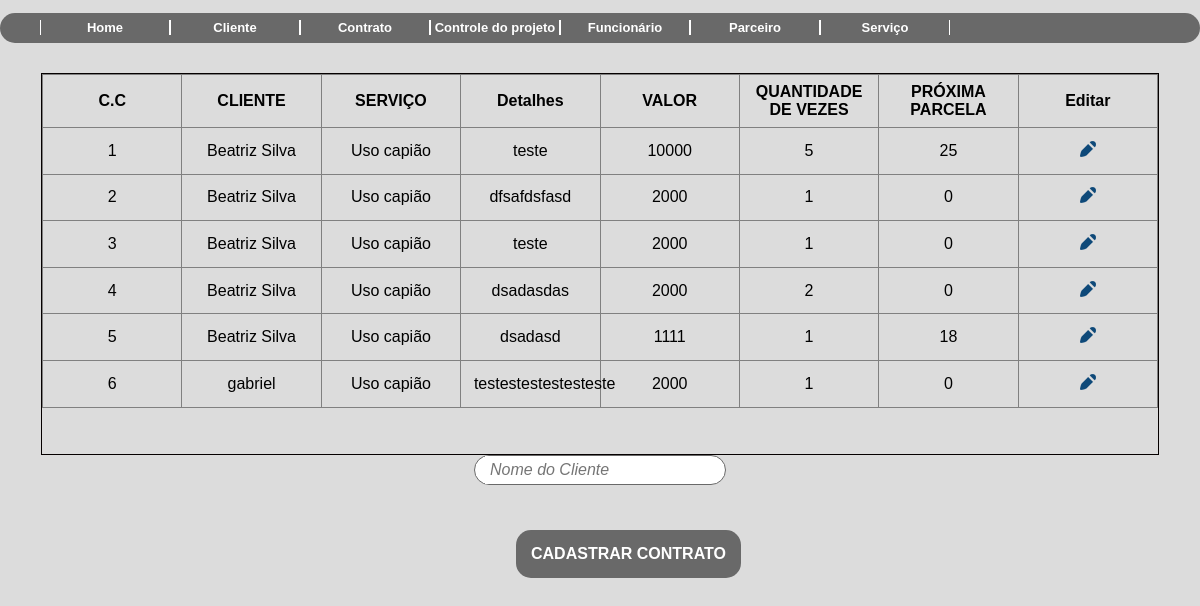
Before: /consultacontrato.php (signed in) with the older database file.
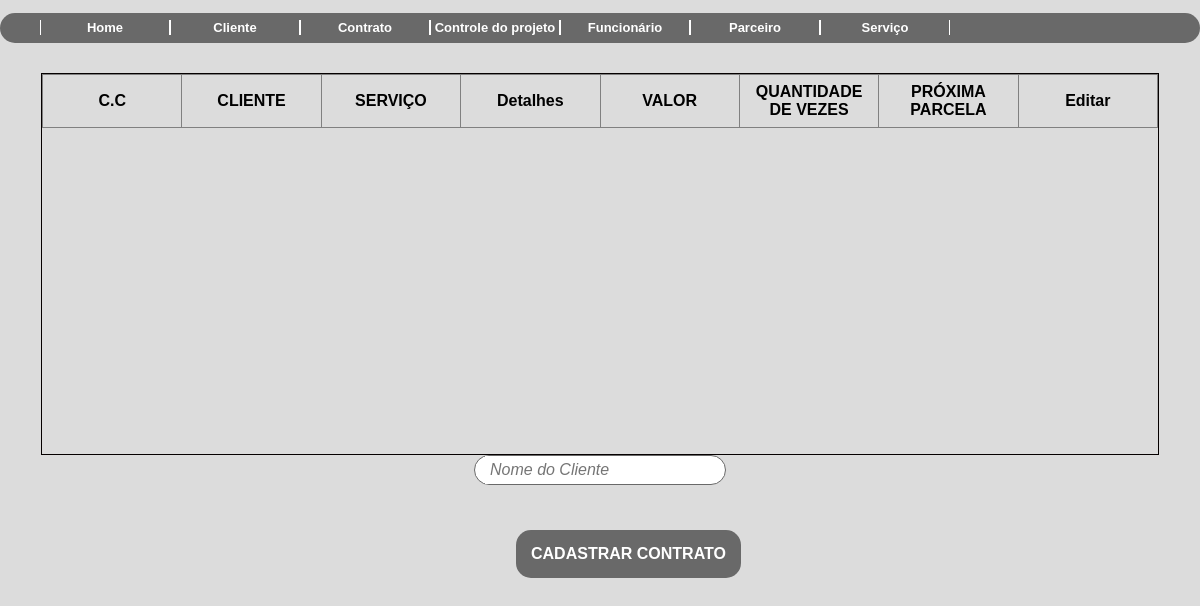
After: the same page with the newer database file.
### tables this page shows
CREATE TABLE IF NOT EXISTS `contrato` (
  `ID` int(11) NOT NULL AUTO_INCREMENT,
  `ID_Cliente` int(11) DEFAULT NULL,
  `ID_Servico` int(11) DEFAULT NULL,
  `Detalhes` varchar(500) DEFAULT NULL,
  `PRAZO` date DEFAULT NULL,
  `Valor` decimal(10,0) DEFAULT NULL,
  `qnt_parcela` decimal(10,0) DEFAULT NULL,
  `VENCIMENTO` varchar(2) DEFAULT NULL,
  PRIMARY KEY (`ID`),
  KEY `fk_cli` (`ID_Cliente`),
  KEY `fk_servi` (`ID_Servico`)
);

CREATE TABLE IF NOT EXISTS `cliente` (
  `id` int(11) NOT NULL AUTO_INCREMENT,
  `pessoa` varchar(8) DEFAULT NULL,
  `nome` varchar(50) DEFAULT NULL,
  `cpf` varchar(11) DEFAULT NULL,
  `rg` varchar(9) DEFAULT NULL,
  `cnpj` varchar(14) DEFAULT NULL,
  `razao` varchar(50) DEFAULT NULL,
  `inscricao` int(15) DEFAULT NULL,
  `representante` varchar(50) DEFAULT NULL,
  `sexo` varchar(1) DEFAULT NULL,
  `observacao` varchar(500) DEFAULT NULL,
  `id_parc` int(11) DEFAULT NULL,
  PRIMARY KEY (`id`),
  KEY `fk_parc` (`id_parc`)
);

CREATE TABLE IF NOT EXISTS `servico` (
  `id` int(11) NOT NULL AUTO_INCREMENT,
  `servico` varchar(30) DEFAULT NULL,
  PRIMARY KEY (`id`)
);

### classes/contrato.class.php (called while the page is built, shortened)
<?php
require_once 'Conexao.class.php';
require_once 'funcoes.class.php';
class Contrato{
    public function __construct(){
        $this->con = new conexao();
    }
    public function querySelectcli(){
        try{
            $cst = $this->con->conect()->prepare("SELECT contrato.ID AS CC, cliente.nome AS CLI, servico.servico AS Serv, contrato.Detalhes AS DETALHES,contrato.Valor AS VALOR ,contrato.qnt_parcela AS QNT_PARC ,contrato.VENCIMENTO AS VENC from cliente INNER JOIN contrato ON cliente.id = contrato.ID_Cliente INNER JOIN servico ON contrato.ID_Servico = servico.id;");
            $cst->execute();
            return $cst->fetchAll();
        }catch(PDOException $ex){
        }
    }
}
?>

### classes/Conexao.class.php (called while the page is built)
<?php
class conexao{
    private $usuario;
    private $senha;
    private $banco;
    private $servidor;
    private static $pdo;
    public function __construct(){
        $this->servidor = "localhost";
        $this->banco = "teste2";
        $this->usuario =  "root";
        $this->senha = "";
    }
    public function conect(){
        try{
            if(is_null(self::$pdo)){
                self::$pdo = new PDO("mysql:host=".$this->servidor.";dbname=".$this->banco, $this->usuario, $this->senha);
            }
            return self::$pdo;
        } catch (PDOException $ex) {
			echo $ex->getMessage();
        }
    }
}
?>

### classes/funcoes.class.php (called while the page is built, shortened)
<?php
class funcoes{
    public function tratarCaracter($vlr, $tipo){
        switch($tipo){
            case 1: $rst = utf8_decode($vlr); break;
            case 2: $rst = htmlentities($vlr, ENT_QUOTES, "ISO-8859-1"); break;
        }
        return $rst;
    }
}
?>

### consultacontrato.php (the view, shortened to what this page needs)
<?php
    require_once 'classes/funcoes.class.php';
    require_once 'classes/contrato.class.php';
    $objFc = new Funcoes();
    $objfn = new Contrato();
?>
<!DOCTYPE html>
<html lang="pt-br">
<head>
    <link rel="stylesheet" type="text/css" href="style/style2.css">
</head>
<body>
    <?php include_once("header.php"); ?>
    <div id="resultado" class="scroll-contrato">
        <table border="1">
            <thead>
                <tr>
                    <th>C.C</th>
                    <th>CLIENTE</th>
                    <th>SERVIÇO</th>
                    <th>Detalhes</th>
                    <th>VALOR</th>
                    <th>QUANTIDADE DE VEZES</th>
                    <th>PRÓXIMA PARCELA</th>
                    <th>Editar</th>
                </tr>
            </thead>
            <tbody>
            <?php foreach($objfn->querySelectcli() as $rst){ ?>
                <tr>
                    <td> <?php echo ($objFc->tratarCaracter($rst['CC'], 1)) ?> </td>
                    <td> <?php echo ($objFc->tratarCaracter($rst['CLI'], 2)) ?> </td>
                    <td> <?php echo ($objFc->tratarCaracter($rst['Serv'], 2)) ?> </td>
                    <td> <?php echo ($objFc->tratarCaracter($rst['DETALHES'], 2)) ?> </td>
                    <td> <?php echo ($objFc->tratarCaracter($rst['VALOR'], 2)) ?> </td>
                    <td> <?php echo ($objFc->tratarCaracter($rst['QNT_PARC'], 2)) ?> </td>
                    <td> <?php echo ($objFc->tratarCaracter($rst['VENC'], 2)) ?> </td>
                    <td><div class="editar"><a href="edita_contrato.php?acao=edit&func=<?=$objFc->tratarCaracter($rst['CC'], 1)?>" title="Editar dados"> <img src="img/ico-editar.png" width="16" height="16" alt="Editar"> </a></div>  </td>
                </tr>
                <?php } ?>
        </table>
    </div>
    <form action="procprocessacontratoessa.php">
        <div class="search2">
        <input type="text" name="campo"  id="campo" placeholder="Nome do Cliente" >
        </div>
    </form>
    <div class="btn1"><a href="cadastrarcontrato.php">CADASTRAR CONTRATO</a></div>
</body>
</html>

Changed rows visible on the page:
removed contrato: ID "1", ID_Cliente.nome "Beatriz Silva", ID_Servico.servico "Uso capião", Detalhes "teste", Valor "10000", qnt_parcela "5", VENCIMENTO "25"
removed contrato: ID "2", ID_Cliente.nome "Beatriz Silva", ID_Servico.servico "Uso capião", Detalhes "dfsafdsfasd", Valor "2000", qnt_parcela "1", VENCIMENTO "0"
removed contrato: ID "3", ID_Cliente.nome "Beatriz Silva", ID_Servico.servico "Uso capião", Detalhes "teste", Valor "2000", qnt_parcela "1", VENCIMENTO "0"
removed contrato: ID "4", ID_Cliente.nome "Beatriz Silva", ID_Servico.servico "Uso capião", Detalhes "dsadasdas", Valor "2000", qnt_parcela "2", VENCIMENTO "0"
removed contrato: ID "5", ID_Cliente.nome "Beatriz Silva", ID_Servico.servico "Uso capião", Detalhes "dsadasd", Valor "1111", qnt_parcela "1", VENCIMENTO "18"
removed contrato: ID "6", ID_Cliente.nome "gabriel", ID_Servico.servico "Uso capião", Detalhes "testestestestesteste", Valor "2000", qnt_parcela "1", VENCIMENTO "0"
